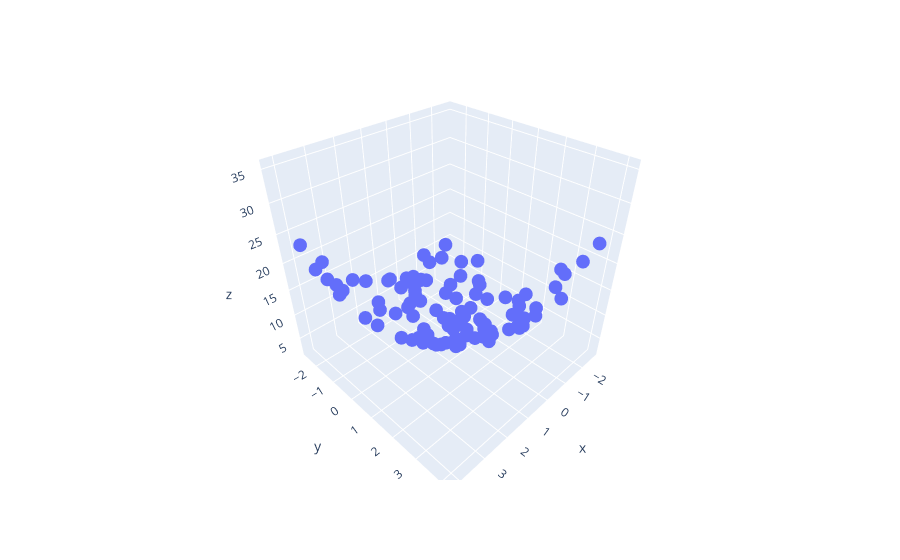

The cell this chart's notebook holds for it:
### Code cell
import plotly.express as px
df = px.data.iris()
fig = px.scatter_3d(df , x= X.ravel() , y = Y.ravel() , z = Z.ravel() )
fig.show()
